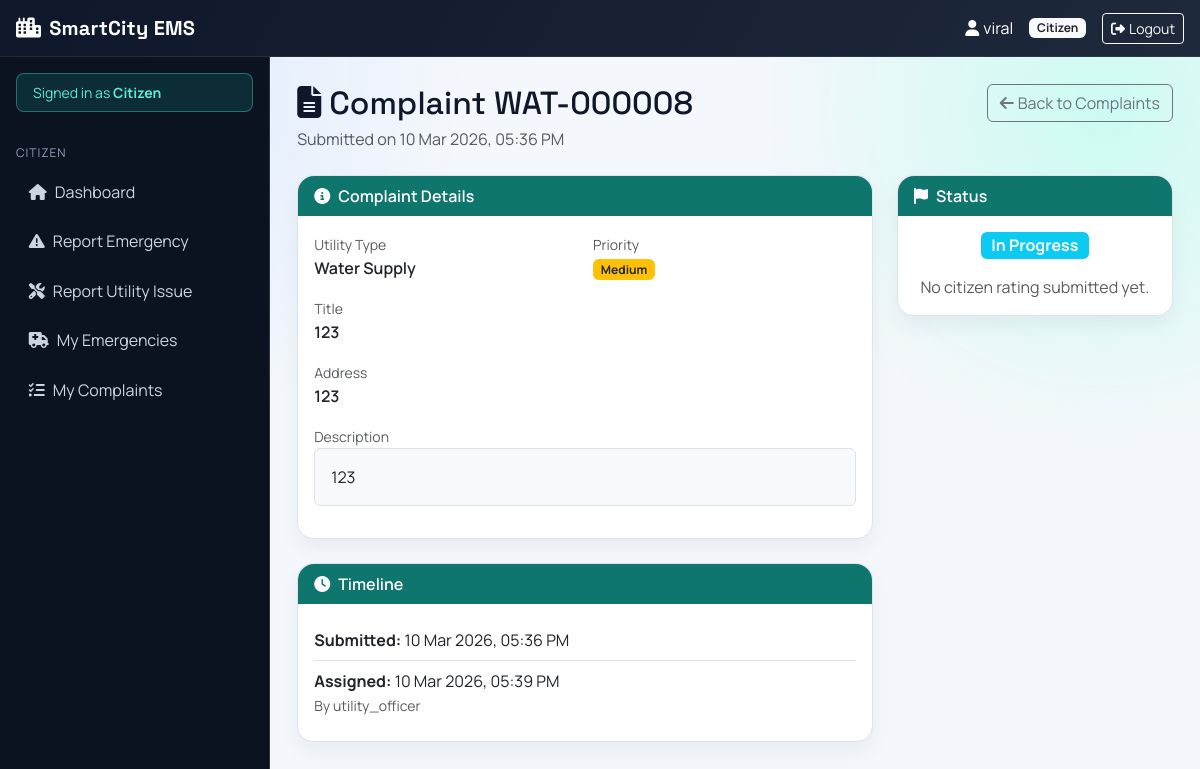
The page /utilities/detail/WAT-000008/ (signed in) on the database its author committed.
### accounts/models.py (models this page shows, shortened)
class User(AbstractUser):
    ROLE_CHOICES = [
        ('citizen', 'Citizen'),
        ('government_authority', 'Government Authority'),
        ('emergency_operator', 'Emergency Operator'),
        ('utility_officer', 'Utility Officer'),
        ('team_admin', 'Team Administrator'),
        ('worker', 'Worker'),
    ]
    role = models.CharField(max_length=50, choices=ROLE_CHOICES, default='citizen')
    phone_number = models.CharField(max_length=15, blank=True)
    address = models.TextField(blank=True)

### utilities/models.py (models this page shows, shortened)
class Complaint(models.Model):
    citizen = models.ForeignKey(
        User,
        on_delete=models.CASCADE,
        related_name='complaints'
    )
    STATUS_CHOICES = [
        ('pending', 'Pending'),
        ('assigned', 'Assigned'),
        ('in_progress', 'In Progress'),
        ('resolved', 'Resolved'),
        ('escalated', 'Escalated'),
        ('rejected', 'Rejected'),
    ]
    PRIORITY_CHOICES = [
        ('high', 'High'),
        ('medium', 'Medium'),
        ('low', 'Low'),
    ]
    citizen = models.ForeignKey(User, on_delete=models.CASCADE, related_name='complaints')
    utility_type = models.ForeignKey(UtilityType, on_delete=models.PROTECT)
    complaint_id = models.CharField(max_length=20, unique=True, editable=False)
    title = models.CharField(max_length=200)
    description = models.TextField()
    priority = models.CharField(max_length=20, choices=PRIORITY_CHOICES, default='medium')
    status = models.CharField(max_length=20, choices=STATUS_CHOICES, default='pending')
    location_lat = models.DecimalField(max_digits=9, decimal_places=6, null=True, blank=True)
    location_lng = models.DecimalField(max_digits=9, decimal_places=6, null=True, blank=True)
    address = models.TextField()
    landmark = models.CharField(max_length=200, blank=True)
    assigned_officer = models.ForeignKey(
        User,
        on_delete=models.SET_NULL,
        null=True,
        blank=True,
        related_name='assigned_complaints',
        limit_choices_to={'role': 'utility_officer'}
    )
    created_at = models.DateTimeField(auto_now_add=True)
    updated_at = models.DateTimeField(auto_now=True)
    assigned_at = models.DateTimeField(null=True, blank=True)
    resolved_at = models.DateTimeField(null=True, blank=True)
    escalated_at = models.DateTimeField(null=True, blank=True)
    resolution_notes = models.TextField(blank=True)
    satisfaction_rating = models.IntegerField(
        null=True,
        blank=True,
        choices=[(i, i) for i in range(1, 6)],
        help_text="Rate 1-5 after resolution"
    )

class UtilityType(models.Model):
    name = models.CharField(max_length=100)
    description = models.TextField()
    department = models.CharField(max_length=100)
    icon = models.CharField(max_length=50, default='wrench')

### utilities/views.py (the view)
# urls.py: path('detail/<str:complaint_id>/', views.complaint_detail, name='detail'),
@login_required
def complaint_detail(request, complaint_id):
    complaint = get_object_or_404(Complaint.objects.select_related('citizen', 'utility_type'), complaint_id=complaint_id)
    if request.user.role != 'citizen' or complaint.citizen != request.user:
        if request.user.role not in ['utility_officer', 'government_authority']:
            messages.error(request, 'Access denied.')
            return redirect('dashboard:dashboard')
    updates = complaint.updates.all().order_by('-created_at')
    can_rate = (
        request.user.role == 'citizen'
        and complaint.citizen_id == request.user.id
        and complaint.status == 'resolved'
    )
    feedback_form = None
    if can_rate:
        feedback_form = ComplaintFeedbackForm(
            initial={'satisfaction_rating': complaint.satisfaction_rating or 5}
        )
    return render(
        request,
        'utilities/complaint_detail.html',
        {
            'complaint': complaint,
            'updates': updates,
            'can_rate': can_rate,
            'feedback_form': feedback_form,
        },
    )

### templates/utilities/complaint_detail.html (shortened to what this page needs)
{% extends 'dashboard/base_dashboard.html' %}
{% block dashboard_content %}
<div class="d-flex flex-wrap justify-content-between align-items-start mb-4 gap-2">
  <div>
    <h2 class="mb-1"><i class="fas fa-file-lines me-2"></i>Complaint {{ complaint.complaint_id }}</h2>
    <p class="text-muted mb-0">Submitted on {{ complaint.created_at|date:"d M Y, h:i A" }}</p>
  </div>
  <a href="{% url 'utilities:my_complaints' %}" class="btn btn-outline-secondary">
    <i class="fas fa-arrow-left me-1"></i>Back to Complaints
  </a>
</div>
<div class="row g-4">
  <div class="col-lg-8">
    <div class="card">
      <div class="card-header"><i class="fas fa-circle-info me-2"></i>Complaint Details</div>
      <div class="card-body">
        <div class="row g-3 mb-3">
          <div class="col-md-6">
            <label class="text-muted small">Utility Type</label>
            <div class="fw-semibold">{{ complaint.utility_type.name }}</div>
          </div>
          <div class="col-md-6">
            <label class="text-muted small">Priority</label>
            <div>
              {% if complaint.priority == 'medium' %}<span class="badge bg-warning text-dark">Medium</span>{% endif %}
            </div>
          </div>
        </div>
        <div class="mb-3">
          <label class="text-muted small">Title</label>
          <div class="fw-semibold">{{ complaint.title }}</div>
        </div>
        <div class="mb-3">
          <label class="text-muted small">Address</label>
          <div class="fw-semibold">{{ complaint.address }}</div>
        </div>
        <div class="mb-3">
          <label class="text-muted small">Description</label>
          <div class="border rounded p-3 bg-light">{{ complaint.description }}</div>
        </div>
      </div>
    </div>
    <div class="card mt-4">
      <div class="card-header"><i class="fas fa-clock me-2"></i>Timeline</div>
      <div class="card-body">
        <ul class="list-group list-group-flush">
          <li class="list-group-item px-0"><strong>Submitted:</strong> {{ complaint.created_at|date:"d M Y, h:i A" }}</li>
          {% if complaint.assigned_at %}
          <li class="list-group-item px-0">
            <strong>Assigned:</strong> {{ complaint.assigned_at|date:"d M Y, h:i A" }}
            {% if complaint.assigned_officer %}<br /><small class="text-muted">By {{ complaint.assigned_officer.username }}</small>{% endif %}
          </li>
          {% endif %}
        </ul>
      </div>
    </div>
  </div>
  <div class="col-lg-4">
    <div class="card">
      <div class="card-header"><i class="fas fa-flag me-2"></i>Status</div>
      <div class="card-body text-center">
        {% if complaint.status == 'in_progress' %}<span class="badge bg-info fs-6">In Progress</span>{% endif %}
        <div class="mt-3">
          {% if complaint.satisfaction_rating %}
          <div class="fw-semibold">Citizen Rating</div>
          <div class="display-6">{{ complaint.satisfaction_rating }}/5</div>
          {% else %}
          <div class="text-muted">No citizen rating submitted yet.</div>
          {% endif %}
        </div>
      </div>
    </div>
  </div>
</div>
{% endblock %}

### templates/dashboard/base_dashboard.html (shortened to what this page needs)
<!doctype html>
<html lang="en">
  <head>
    <link href="https://cdn.jsdelivr.net/npm/bootstrap@5.3.0/dist/css/bootstrap.min.css" rel="stylesheet" />
    <link rel="stylesheet" href="https://cdnjs.cloudflare.com/ajax/libs/font-awesome/6.4.0/css/all.min.css" />
  </head>
  <body>
    <nav class="navbar navbar-dark topbar px-3">
      <div class="container-fluid px-0">
        <div class="d-flex align-items-center gap-2">
          <a class="navbar-brand d-flex align-items-center gap-2" href="{% url 'dashboard:dashboard' %}">
            <i class="fas fa-city"></i>
            <span>SmartCity EMS</span>
          </a>
        </div>
        <div class="d-flex align-items-center gap-2 gap-md-3 text-white">
          <span class="d-none d-sm-inline">
            <i class="fas fa-user me-1"></i>{{ user.username }}
          </span>
          <span class="badge bg-light text-dark">{{ user.get_role_display }}</span>
          <a href="{% url 'accounts:logout' %}" class="btn btn-sm btn-outline-light">
            <i class="fas fa-sign-out-alt me-1"></i>Logout
          </a>
        </div>
      </div>
    </nav>
    <div class="app-frame">
      <aside
        class="offcanvas-md offcanvas-start sidebar-shell"
        tabindex="-1"
        id="sidebarNav"
        aria-labelledby="sidebarNavLabel"
      >
        <div class="offcanvas-body px-3 py-3">
          <div class="role-chip rounded-3 px-3 py-2 mb-3 small">
            Signed in as <strong>{{ user.get_role_display }}</strong>
          </div>
          <ul class="nav flex-column">
            {% if user.role == 'citizen' %}
            <li class="nav-section">Citizen</li>
            <li class="nav-item">
              <a class="nav-link {% if '/dashboard/citizen/' in request.path %}active{% endif %}" href="{% url 'dashboard:citizen' %}">
                <i class="fas fa-house me-2"></i>Dashboard
              </a>
            </li>
            <li class="nav-item">
              <a class="nav-link {% if '/emergency/report/' in request.path %}active{% endif %}" href="{% url 'emergency:report_emergency' %}">
                <i class="fas fa-triangle-exclamation me-2"></i>Report Emergency
              </a>
            </li>
            <li class="nav-item">
              <a class="nav-link {% if '/utilities/submit/' in request.path %}active{% endif %}" href="{% url 'utilities:submit_complaint' %}">
                <i class="fas fa-screwdriver-wrench me-2"></i>Report Utility Issue
              </a>
            </li>
            <li class="nav-item">
              <a class="nav-link {% if '/emergency/my-requests/' in request.path %}active{% endif %}" href="{% url 'emergency:my_requests' %}">
                <i class="fas fa-ambulance me-2"></i>My Emergencies
              </a>
            </li>
            <li class="nav-item">
              <a class="nav-link {% if '/utilities/my-complaints/' in request.path %}active{% endif %}" href="{% url 'utilities:my_complaints' %}">
                <i class="fas fa-list-check me-2"></i>My Complaints
              </a>
            </li>
            {% endif %}
          </ul>
        </div>
      </aside>
      <main class="main-shell">
        {% block dashboard_content %}{% endblock %}
      </main>
    </div>
  </body>
</html>

### templates/dashboard/base_dashboard.html (style rules this page uses)
:root { --bg: #f4f7fb; --ink: #0f172a; --surface: #ffffff; --border: #dce4ef; --radius: 16px; }
body { margin: 0; background: radial-gradient(circle at 8% 10%, #dbeafe 0, transparent 28%), radial-gradient(circle at 92% 14%, #ccfbf1 0, transparent 26%), var(--bg); color: var(--ink); font-family: 'Manrope', sans-serif; }
h1, h2, h3, h4, h5, h6, .navbar-brand, .stat-number { font-family: 'Space Grotesk', sans-serif; }
.topbar { background: linear-gradient(120deg, #0f172a, #1e293b); border-bottom: 1px solid rgba(255, 255, 255, 0.08); }
.topbar .navbar-brand { font-weight: 700; letter-spacing: 0.2px; }
.app-frame { display: flex; min-height: calc(100vh - 64px); }
.sidebar-shell { --bs-offcanvas-width: 270px; background-color: #0b1220; color: #cbd5e1; }
.sidebar-shell.offcanvas-start, .sidebar-shell.offcanvas-md { background-color: #0b1220 !important; }
.sidebar-shell .offcanvas-body { display: block; }
.sidebar-shell .role-chip { background: rgba(20, 184, 166, 0.16); color: #5eead4; border: 1px solid rgba(94, 234, 212, 0.35); }
.sidebar-shell .nav-link { color: #cbd5e1; border-radius: 10px; margin-bottom: 0.35rem; padding: 0.62rem 0.8rem; transition: all 0.2s ease; }
.sidebar-shell .nav-section { color: #8fa0b8; text-transform: uppercase; letter-spacing: 0.08em; font-size: 0.75rem; margin: 1rem 0 0.5rem; }
.main-shell { flex: 1; padding: 1.35rem; }
.card { border: 1px solid var(--border); border-radius: var(--radius); box-shadow: 0 10px 20px rgba(15, 23, 42, 0.05); }
.card-header { background: linear-gradient(120deg, #0f766e, #0f766e); color: #fff; border-radius: var(--radius) var(--radius) 0 0 !important; border-bottom: 0; font-weight: 600; }
@media (min-width: 768px) { .sidebar-shell { position: sticky; top: 64px; width: 270px; min-width: 270px; height: calc(100vh - 64px); border-right: 1px solid rgba(203, 213, 225, 0.18); } }
@media (min-width: 768px) { .main-shell { padding: 1.7rem; } }

### rows shown on the page
User: username "viral", role "Citizen"
Complaint: complaint_id "WAT-000008", created_at "10 Mar 2026, 05:36 PM", utility_type.name "Water Supply", title "123", address "123", description "123", assigned_at "10 Mar 2026, 05:39 PM", assigned_officer.username "utility_officer"
